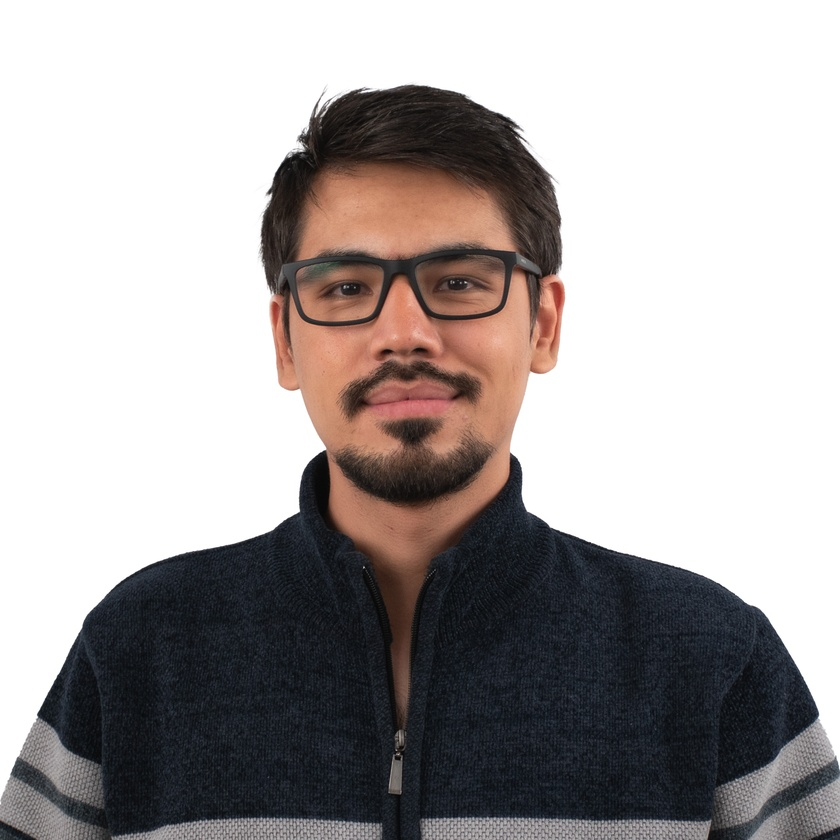
#> input picture image.jpg, 840 x 840 px, shrunk from 2690 x 2689 before the run
$ python test.py   (older library calls are emulated)
#> lines starting #> are read from the running program, lines starting #| are printed output that depends on the picture
import cv2
import numpy as np
import matplotlib.pyplot as plt

# 1. Read image in grayscale
img = cv2.imread('image.jpg', cv2.IMREAD_GRAYSCALE)
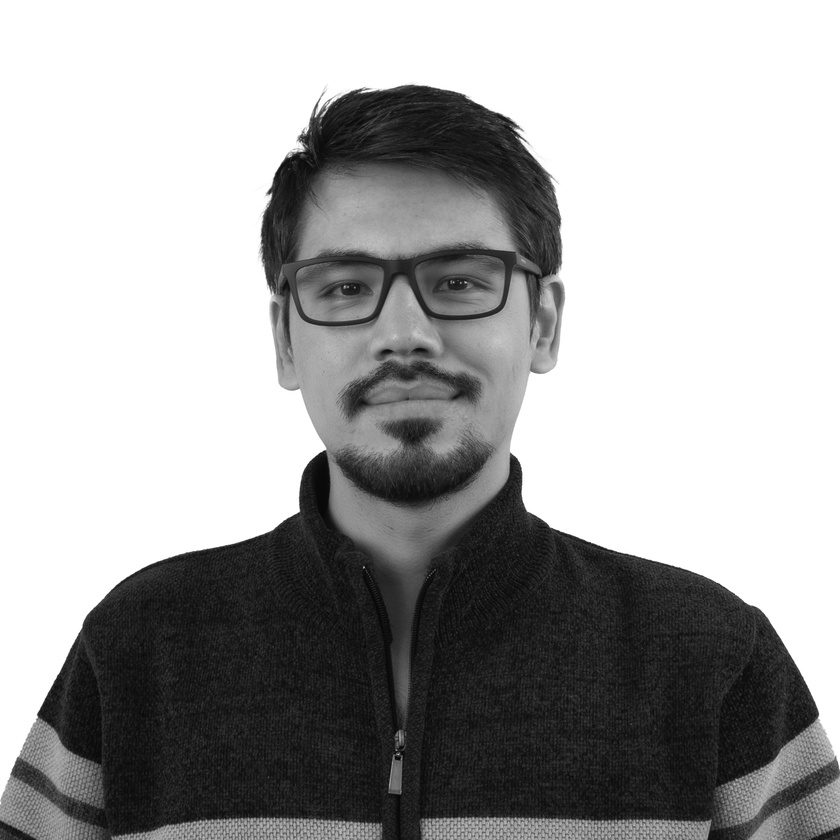
#> img: shape (840, 840); min 3, max 255, mean 164.5
n = 1000
D0 = 10

# 2. Compute 2D Fourier Transform
dft = cv2.dft(np.float32(img), flags=cv2.DFT_COMPLEX_OUTPUT)
dft_shift = np.fft.fftshift(dft)

# 3. Create Butterworth filter mask
rows, cols = img.shape
#> rows = 840; cols = 840
crow, ccol = rows//2, cols//2  # Center coordinates
#> crow = 420; ccol = 420

# Create distance matrix
u = np.arange(rows) - crow
#> u = 840 values from -420 to 419
v = np.arange(cols) - ccol
#> v = 840 values from -420 to 419
V, U = np.meshgrid(v, u)
D = np.sqrt(U**2 + V**2)

# Butterworth transfer function
H = 1 / (1 + (D/D0)**(2*n))

# Convert to 2-channel format for OpenCV
H = np.stack([H, H], axis=-1)

# 4. Apply filter
filtered_shift = dft_shift * H

# 5. Inverse Fourier Transform
f_ishift = np.fft.ifftshift(filtered_shift)
img_back = cv2.idft(f_ishift)
img_back = cv2.magnitude(img_back[:,:,0], img_back[:,:,1])
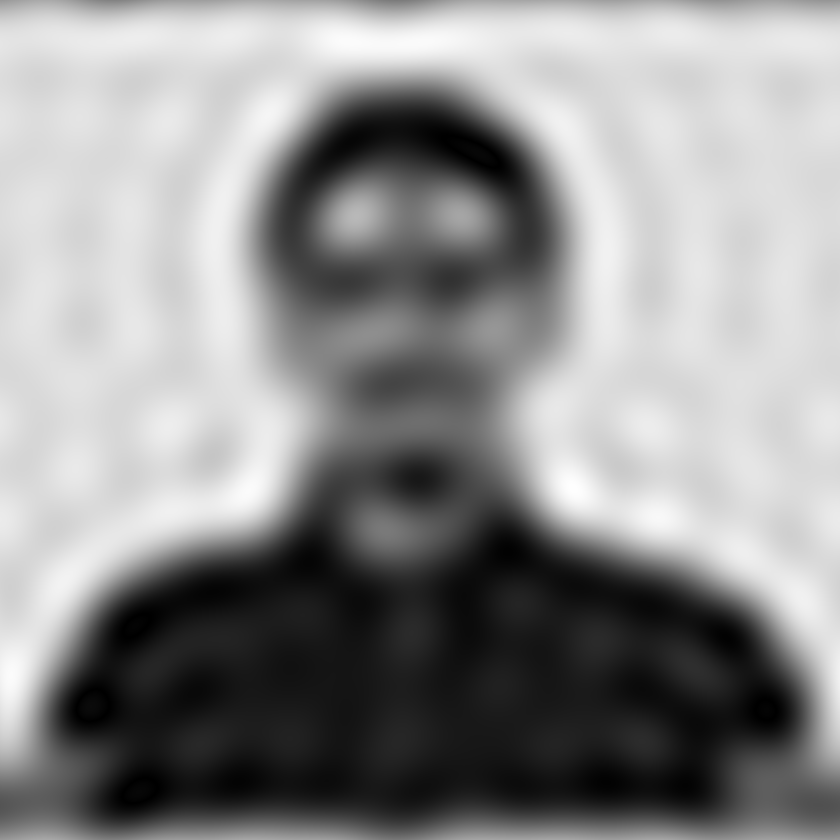
#> img_back: shape (840, 840) float64; min 674.1, max 207564612.4, mean 116091904.4; drawn with min black and max white

# 6. Normalize output
img_back = cv2.normalize(img_back, None, 0, 255, cv2.NORM_MINMAX, cv2.CV_8U)

# Display results
plt.figure(figsize=(8,4))
plt.subplot(121), plt.imshow(img, cmap='gray')
plt.title('Original Image'), plt.xticks([]), plt.yticks([])
plt.subplot(122), plt.imshow(img_back, cmap='gray')
plt.title(f'Butterworth Filtered (D0={D0}, n={n})'), plt.xticks([]), plt.yticks([])
plt.show()
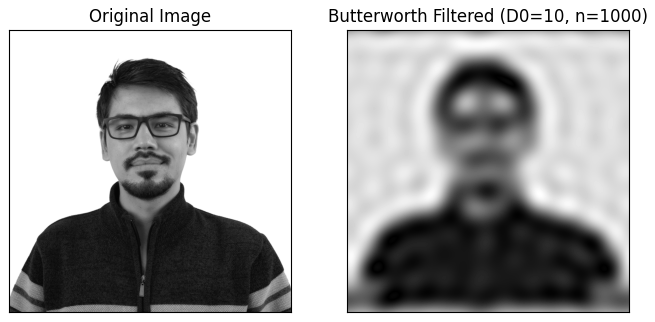
#> figure drawn by matplotlib, 2 panels
